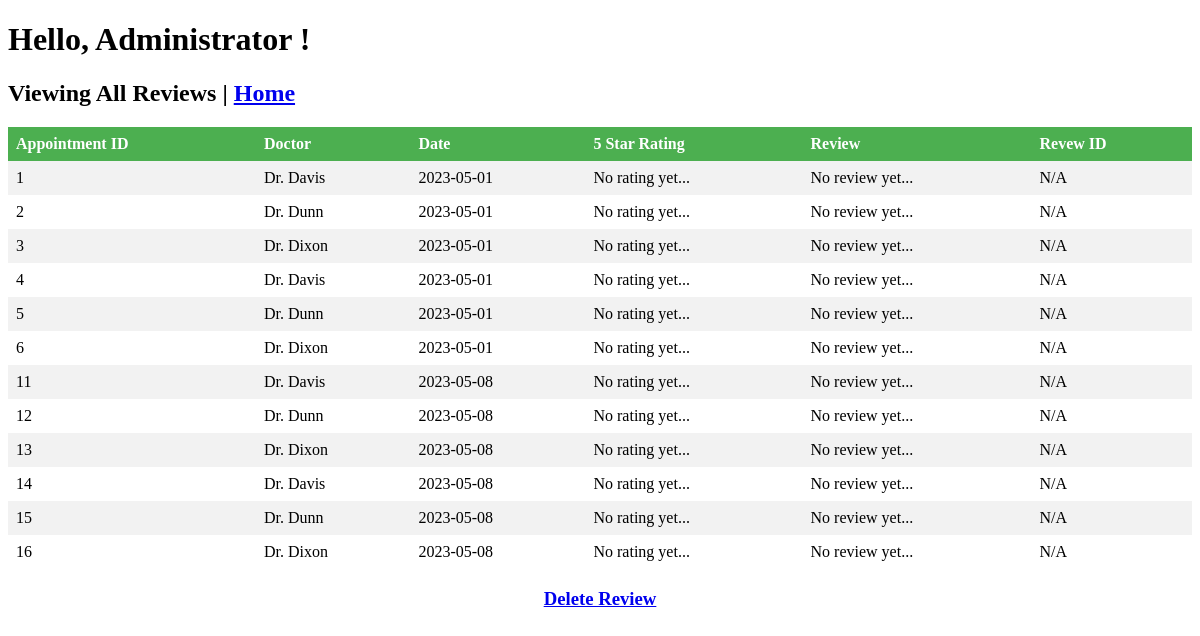
The app's page /php/review/admin_reviews.php with its own data.
### tables this page shows
CREATE TABLE `appointment` (
  `Appointment_ID` int(10) NOT NULL,
  `Patient_ID` int(10) DEFAULT NULL,
  `Doctor_ID` int(10) NOT NULL,
  `Appointment_Date` date NOT NULL,
  `Appointment_StartTime` time NOT NULL,
  `Appointment_EndTime` time NOT NULL
);

CREATE TABLE `user` (
  `User_ID` int(10) NOT NULL,
  `User_Email` varchar(255) NOT NULL,
  `User_Password` varchar(255) NOT NULL,
  `User_FName` varchar(255) NOT NULL,
  `User_LName` varchar(255) NOT NULL,
  `User_DOB` date NOT NULL,
  `User_Type` int(1) NOT NULL
);

### php/review/admin_reviews.php (the view, shortened to what this page needs)
<!DOCTYPE html>
<html>
<head>
	<link rel="stylesheet" href="../styles.css">
</head>
<body>
<h1>Hello, Administrator <?php echo $_SESSION['fname']; ?>!</h1>
	<h2>Viewing All Reviews | <a href="../admin_home.php">Home</a></h2>
	<table>
		<tr>
			<th>Appointment ID</th>
			<th>Doctor</th>
			<th>Date</th>
            <th>5 Star Rating</th>
			<th>Review</th>
			<th>Revew ID</th>
		</tr>
        <?php
		include('../db_conn.php');
        $sql = "SELECT appointment.*, review.Star, review.Feedback_Text, review.Review_ID
			FROM appointment
			LEFT JOIN review ON appointment.Appointment_ID = review.Appointment_ID";
		$result = mysqli_query($conn, $sql);
		while ($row = mysqli_fetch_assoc($result)) {
			$doctor_id = $row['Doctor_ID'];
			$doctor_query = "SELECT * FROM user where User_ID = $doctor_id";
			$doctor_result = mysqli_query($conn, $doctor_query);
			$doctor_row = mysqli_fetch_assoc($doctor_result);
			$Appointment_ID = $row['Appointment_ID'];
			$Doctor_LName = $doctor_row['User_LName'];
			$Appointment_Date = $row['Appointment_Date'];
			$Star_Rating = $row['Star'];
			$Feedback_Text = $row['Feedback_Text'];
			$Review_ID = $row['Review_ID'];
			echo "<tr>";
			echo "<td>" . $Appointment_ID . "</td>";
			echo "<td>Dr. " . $Doctor_LName . "</td>";
			echo "<td>" . $Appointment_Date . "</td>";
			echo "<td>" . ($Star_Rating ? $Star_Rating : "No rating yet...") . "</td>";
			echo "<td>" . ($Feedback_Text ? $Feedback_Text : "No review yet...") . "</td>";
			echo "<td>" . ($Review_ID ? $Review_ID : "N/A") . "</td>";
			echo "</tr>";
		}
		echo "</table>";
		?>
	<h3><a href="admin_delete_review.php">Delete Review</a></h3>
</body>
</html>

### php/styles.css (style rules this page uses)
table { border-collapse: collapse; width: 100%; }
th, td { text-align: left; padding: 8px; }
tr:nth-child(even) { background-color: #f2f2f2; }
th { background-color: #4CAF50; color: white; }
h3 { text-align: center; }

### records on screen
appointment: Appointment_ID "1", user.User_LName "Davis", Appointment_Date "2023-05-01"
appointment: Appointment_ID "2", user.User_LName "Dunn", Appointment_Date "2023-05-01"
appointment: Appointment_ID "3", user.User_LName "Dixon", Appointment_Date "2023-05-01"
appointment: Appointment_ID "4", user.User_LName "Davis", Appointment_Date "2023-05-01"
appointment: Appointment_ID "5", user.User_LName "Dunn", Appointment_Date "2023-05-01"
appointment: Appointment_ID "6", user.User_LName "Dixon", Appointment_Date "2023-05-01"
appointment: Appointment_ID "11", user.User_LName "Davis", Appointment_Date "2023-05-08"
appointment: Appointment_ID "12", user.User_LName "Dunn", Appointment_Date "2023-05-08"
appointment: Appointment_ID "13", user.User_LName "Dixon", Appointment_Date "2023-05-08"
appointment: Appointment_ID "14", user.User_LName "Davis", Appointment_Date "2023-05-08"
appointment: Appointment_ID "15", user.User_LName "Dunn", Appointment_Date "2023-05-08"
appointment: Appointment_ID "16", user.User_LName "Dixon", Appointment_Date "2023-05-08"
